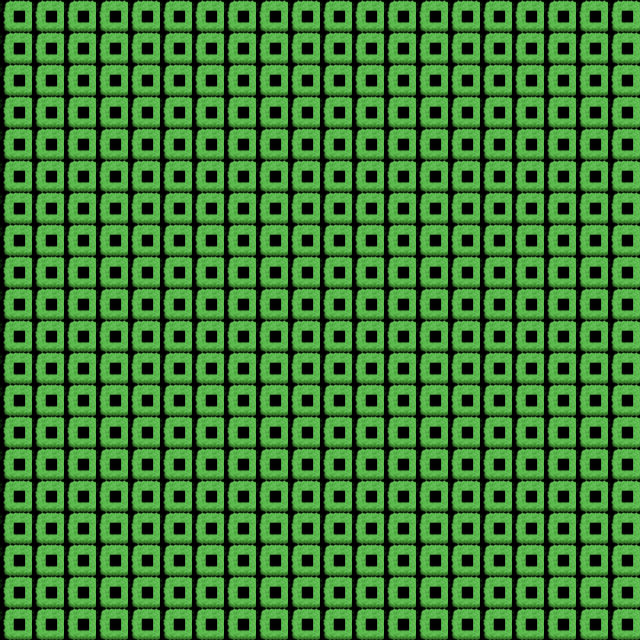

The image is a tile-based game level rendered from a .tmx file. Its description and complete source (layers, tilesets, objects, tile grids) follow:
An orthogonal 20x20 tile map with 32x32 px tiles, 1 tile layer (Capa de patrones 1), 2 tilesets.

<map version="1.4" tiledversion="1.4.3" orientation="orthogonal" renderorder="right-down" width="20" height="20" tilewidth="32" tileheight="32" infinite="0" nextlayerid="2" nextobjectid="1">
 <tileset firstgid="1" name="prueba" tilewidth="32" tileheight="32" tilecount="323" columns="19">
  <image source="prueba.png" width="627" height="572" />
 </tileset>
 <tileset firstgid="324" name="objects" tilewidth="32" tileheight="32" tilecount="160" columns="16">
  <image source="objects.png" width="528" height="320" />
 </tileset>
 <layer id="1" name="Capa de patrones 1" width="20" height="20">
  <data encoding="csv">
4,4,4,4,4,4,4,4,4,4,4,4,4,4,4,4,4,4,4,4,
4,4,4,4,4,4,4,4,4,4,4,4,4,4,4,4,4,4,4,4,
4,4,4,4,4,4,4,4,4,4,4,4,4,4,4,4,4,4,4,4,
4,4,4,4,4,4,4,4,4,4,4,4,4,4,4,4,4,4,4,4,
4,4,4,4,4,4,4,4,4,4,4,4,4,4,4,4,4,4,4,4,
4,4,4,4,4,4,4,4,4,4,4,4,4,4,4,4,4,4,4,4,
4,4,4,4,4,4,4,4,4,4,4,4,4,4,4,4,4,4,4,4,
4,4,4,4,4,4,4,4,4,4,4,4,4,4,4,4,4,4,4,4,
4,4,4,4,4,4,4,4,4,4,4,4,4,4,4,4,4,4,4,4,
4,4,4,4,4,4,4,4,4,4,4,4,4,4,4,4,4,4,4,4,
4,4,4,4,4,4,4,4,4,4,4,4,4,4,4,4,4,4,4,4,
4,4,4,4,4,4,4,4,4,4,4,4,4,4,4,4,4,4,4,4,
4,4,4,4,4,4,4,4,4,4,4,4,4,4,4,4,4,4,4,4,
4,4,4,4,4,4,4,4,4,4,4,4,4,4,4,4,4,4,4,4,
4,4,4,4,4,4,4,4,4,4,4,4,4,4,4,4,4,4,4,4,
4,4,4,4,4,4,4,4,4,4,4,4,4,4,4,4,4,4,4,4,
4,4,4,4,4,4,4,4,4,4,4,4,4,4,4,4,4,4,4,4,
4,4,4,4,4,4,4,4,4,4,4,4,4,4,4,4,4,4,4,4,
4,4,4,4,4,4,4,4,4,4,4,4,4,4,4,4,4,4,4,4,
4,4,4,4,4,4,4,4,4,4,4,4,4,4,4,4,4,4,4,4
</data>
 </layer>
</map>
